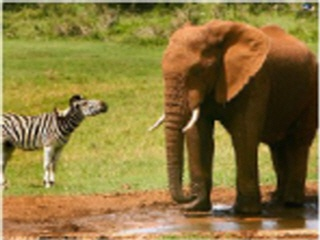
#> input picture OpenCV/opencv4 old/images/img1.jpg, 320 x 240 px
$ jupyter execute --allow-errors '2.1 산술 및 논리연산.ipynb'
#> lines starting #> are read from the running program, lines starting #| are printed output that depends on the picture; after the words box and inside, x2 and y2 are one past the last pixel; in counts of white or black regions, pixels touching at a corner belong together
### OpenCV/opencv4 old/imgRead.py
import cv2

# 영상을 불러오기
def imgRead(imgPath, imgReadType, imgResWidth, imgResHeight):
    img = cv2.imread(imgPath, imgReadType)
    if imgResHeight != 0 | imgResWidth != 0:
        img = cv2.resize(img, (imgResWidth, imgResHeight))

    return img

### OpenCV/opencv4/createFolder.py
import os

# 폴더 생성하기
def createFolder(dir):
    try:
        if not os.path.exists(dir):
            os.makedirs(dir)
    except OSError:
        print ('Error: createFolder')

### OpenCV/opencv4 old/2.1 산술 및 논리연산.ipynb
## 02. 영상처리기본연산

[cell 1]
#산술 및 논리 연산 예제 (c2_arithmeticLogical.py)

# 관련 라이브러리 선언
import numpy as np
import cv2
from imgRead import imgRead # Code 로 있음, 설치가능
from createFolder import createFolder

[cell 2]
import cv2

# 영상을 불러오기
def imgRead(imgPath, imgReadType, imgResWidth, imgResHeight):
#> called with imgPath = './images/img1.jpg', imgReadType = -1, imgResWidth = 320, imgResHeight = 240
    img = cv2.imread(imgPath, imgReadType)
#> img is the input picture: shape (240, 320, 3); mean B, G, R 60.1, 118.6, 138.3
    if imgResHeight != 0 | imgResWidth != 0:
        img = cv2.resize(img, (imgResWidth, imgResHeight))

    return img

[cell 3]
# 영상 읽기
# 이미지 크기 리사이즈 후 통일

images = []

img1 = imgRead("./images/img1.jpg", cv2.IMREAD_UNCHANGED, 320, 240)
img2 = imgRead("./images/img2.jpg", cv2.IMREAD_UNCHANGED, 320, 240)
#> call 2 of imgRead, with imgPath = './images/img2.jpg', imgReadType = -1, imgResWidth = 320, imgResHeight = 240
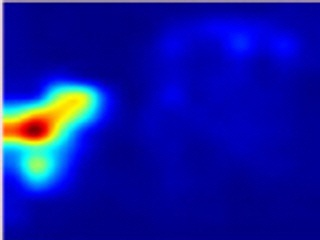
#> input picture OpenCV/opencv4 old/images/img2.jpg, 320 x 240 px
#> in imgRead, img is the input picture: shape (240, 320, 3); mean B, G, R 164.4, 22, 14
img3 = imgRead("./images/img3.jpg", cv2.IMREAD_UNCHANGED, 320, 240)
#> call 3 of imgRead, with imgPath = './images/img3.jpg', imgReadType = -1, imgResWidth = 320, imgResHeight = 240
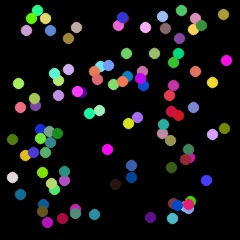
#> input picture OpenCV/opencv4 old/images/img3.jpg, 240 x 240 px
#> in imgRead, img is the input picture: shape (240, 240, 3); mean B, G, R 21.7, 20.8, 21.4
img4 = imgRead("./images/img4.jpg", cv2.IMREAD_UNCHANGED, 320, 240)
#> call 4 of imgRead, with imgPath = './images/img4.jpg', imgReadType = -1, imgResWidth = 320, imgResHeight = 240
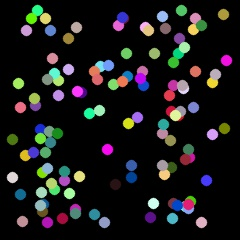
#> input picture OpenCV/opencv4 old/images/img4.jpg, 240 x 240 px
#> in imgRead, img is the input picture: shape (240, 240, 3); mean B, G, R 26.7, 26.3, 26.5
img5 = imgRead("./images/img5.jpg", cv2.IMREAD_GRAYSCALE, 320, 240)
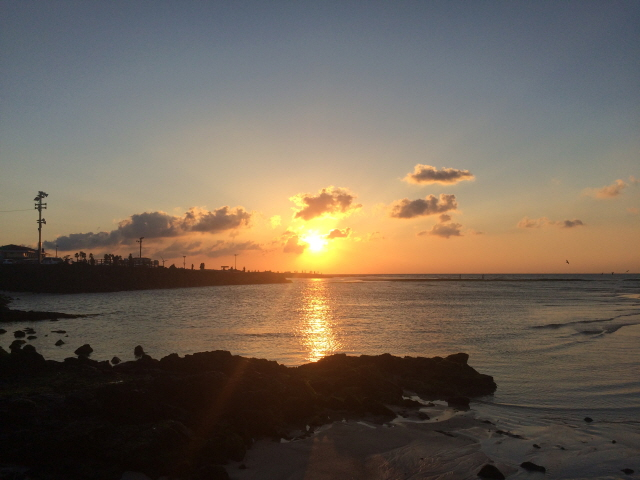
#> input picture OpenCV/opencv4 old/images/img5.jpg, 640 x 480 px

[cell 4]
print("img5 shape:", img5.shape)
#| img5 shape: (240, 320)

[cell 5]
# 마스크 선언 및 초기화
mask = np.full(shape=img5.shape, fill_value=0, dtype=np.uint8) # (세로, 가로) -> (240,320)
# mask = (240, 320)
#세로(y), 가로(x)
h, w = img5.shape
#> h = 240; w = 320

x = (int)(w/2) - 60;
#> x = 100
y = (int)(h/2) - 60
#> y = 60

#직사각형
cv2.rectangle(mask, (x,y), (x+120, y+120), (255,255,255), -1)
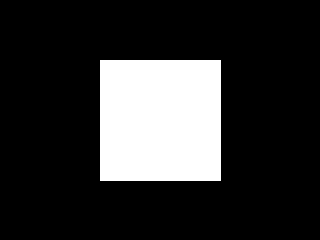
#> mask: shape (240, 320); 19.1% white; 1 white region, box (x1, y1, x2, y2) and area: (100, 60, 221, 181) 14641
#마스크로

[cell 6]
print(x)
#| 100
print(y)
#| 60

[cell 7]
mask.shape
#> Out = (240, 320)

[cell 8]
# 산술 및 논리 연산 수행
ress = []
ress.append(cv2.add(img1, img2)) # 코끼리,
ress.append(cv2.addWeighted(img1, 0.5, img2, 0.5, 0)) # 열화상 , 가증치 0.5 설정

ress.append(cv2.subtract(img3, img4)) # img3- img4
ress.append(cv2.absdiff(img3, img4))

ress.append(cv2.bitwise_not(img5)) # 비트연산 수행
ress.append(cv2.bitwise_and(img5, mask))

[cell 9]
# 결과 영상 출력
displays = [("input1", img1),
            ("input2", img2),
            ("input3", img3),
            ("input4", img4),
            ("input5", img5),
            ("res1", ress[0]),
            ("res2", ress[1]),
            ("res3", ress[2]),
            ("res4", ress[3]),
            ("res5", ress[4]),
            ("res6", ress[5]),]


for (name, out) in displays:
    cv2.imshow(name, out)
#> this loop made 11 passes
#> name on passes 1 to 11: 'input1', 'input2', 'input3', 'input4', 'input5', 'res1', 'res2', 'res3', 'res4', 'res5', 'res6'

[cell 10]
cv2.imshow('img5', img5)

[cell 11]
# 키보드 입력을 기다린 후 모든 영상창 닫기
cv2.waitKey(0)
cv2.destroyAllWindows()

[cell 12]
cv2.waitKey(1)
#> Out = 27

# 밝기(명암비) Contrest 조절

[cell 13]
#영상 명암비 조절 예제 (c2_contrast.py)

import numpy as np
# 관련 라이브러리 선언
import cv2
from imgRead import imgRead
from createFolder import createFolder

# 영상 읽기
img1 = imgRead("./images/img5.jpg", cv2.IMREAD_GRAYSCALE, 320, 240)

[cell 14]
# 영상 읽기
img1 = imgRead("./images/img5.jpg", cv2.IMREAD_GRAYSCALE, 320, 240)

[cell 15]
# 영상 명암비 조절 변수 선언 및 초기화
multi_lut = np.full(shape=[256], fill_value=0, dtype=np.uint8)
log_lut = np.full(shape=[256], fill_value=0, dtype=np.uint8)
invol_lut = np.full(shape=[256], fill_value=0, dtype=np.uint8)
sel_lut = np.full(shape=[256], fill_value=0, dtype=np.uint8)

[cell 16]
import math

print(math.e) # 자연상수
print(math.log(math.e))
print(np.log(np.e))

[cell 17]
#제곱
print(math.pow(2,3)) # return 실수
print(np.power(2.0,3)) #return 입력값형식동일

[cell 18]
#제곱 : 2의 3승
print(2,0 **3)
print(math.pow(2,3))
print(np.power(2,3))

print(np.log(1+255)) #5.545177444479562
print(math.pi)

[cell 19]
#5를 밑으로하는 25의 로그
print(math.log(25,5))# 25 = 5 ** 2

[cell 20]
multi_v = 2
gamma1 = 0.1
gamma2= 0.6
thres1 = 5
thres2 = 100

#로그 , 파워 의 성질을 이용해 명암비를 조절 한다.
max_v_log = 255 / np.log(1 + 255)   #로그 (자연상수 e 를 밑으로 하는 로그)
max_v_invol = 255 / np.power(255, gamma1) # 제곱
max_v_sel = 100 / np.power(thres2, gamma2) # 제곱

[cell 21]
for i in range(256):
    val = i * multi_v
    if val > 255 : val = 255 # val 의 최대값이 255 까지
    multi_lut[i] = val
    log_lut[i] = np.round(max_v_log * np.log(1+i))
    invol_lut[i] = np.round(max_v_invol * np.power(i, gamma1))

    if i < thres1 : sel_lut[i] = i
    elif i > thres2 : sel_lut[i] = i
    else: sel_lut[i] =  np.round(max_v_sel * np.power(i, gamma2))

[cell 22]
# 명암비 조절
#LUT : Look up Table
# performs a look-up table transform of a array
# 특정 값에 해당하는 결과 값이 저장 되어 있는 테이블 이다.
ress = []
ress.append(cv2.LUT(img1, multi_lut)) # Param: Source, LUT, DST :output array
ress.append(cv2.LUT(img1, log_lut))  # 로그 변환
ress.append(cv2.LUT(img1, invol_lut)) # 거듭 제곱
ress.append(cv2.LUT(img1, sel_lut))

[cell 23]
# 결과 영상 출력
displays = [("input1", img1),
            ("res1", ress[0]),
            ("res2", ress[1]),
            ("res3", ress[2]),
            ("res4", ress[3])]
for (name, out) in displays:
    cv2.imshow(name, out)
#> this loop made 5 passes

[cell 24]
# 키보드 입력을 기다린 후 모든 영상창 닫기
cv2.waitKey(0)
cv2.destroyAllWindows()

[cell 25]
# 영상 저장
save_dir = './code_res_imgs/c2_contrast'
createFolder(save_dir)
for (name, out) in displays:
    cv2.imwrite(save_dir + "/" + name + ".jpg", out)

[cell 26]
#%%
cv2.waitKey(1)
#> Out = 27

## 히스토그램 계산 예제 (c_histogram1.py)

[cell 27]
# 관련 라이브러리 선언
import numpy as np
import cv2
from matplotlib import pyplot as plt
from imgRead import imgRead
from createFolder import createFolder

[cell 28]
# 영상 읽기
img1 = imgRead("./images/img5.jpg", cv2.IMREAD_GRAYSCALE, 320, 240)

[cell 29]
# 히스토그램 계산
ch1 = [0]; ch2 = [0]; ch3 = [0] # 그레이 영상에 대한 3가지 체널 0-5

ranges1 = [0, 256] # 히스토그램을 구하고자 하는 구간 설정
ranges2 = [0, 128] #
ranges3 = [128, 256] #

# 총 빈(bean)의 갯수
# 빈과 Ranges 가 동일한 인덱스를 가지지 않는다.(주의)
histSize1 = [256]
histSize2 = [128]
histSize3 = [128]

[cell 30]
# 히스토그램 계산
hist1 = cv2.calcHist([img1], ch1, None, histSize1, ranges1)
#> hist1 = 256 values, max 716 at index 142, min 0 at index 0, mean 300
hist2 = cv2.calcHist([img1], ch2, None, histSize2, ranges2)
#> hist2 = 128 values, max 653 at index 11, min 0 at index 0, mean 386.9
hist3 = cv2.calcHist([img1], ch3, None, histSize3, ranges3)
#> hist3 = 128 values, max 716 at index 14, min 7 at index 120, mean 213.1

[cell 31]
# 히스토그램 출력 및 저장
bin_x1 = np.arange(256)
bin_x2 = np.arange(128)
bin_x3 = np.arange(128) + 128

[cell 32]
plt.title("Histogram")
plt.xlabel("Bin")
plt.ylabel("Frequency")

plt.plot(bin_x1, hist1, color='b')
plt.bar(bin_x2, hist2[:,0], width=6,color='r')
plt.bar(bin_x3, hist3[:,0], width=6,color='g')

plt.grid(True, lw = 1, ls = '--', c= '.75')
plt.xlim([0,255])
#> figure, not shown here; tallest bar 653 high, from x = 8 to 14; tallest bar 716 high, from x = 139 to 145; curve peaks at x = 142, y = 716

[cell 33]
# 영상 저장
save_dir = './code_res_imgs/c2_histogram1'
createFolder(save_dir)
plt.savefig(save_dir + "/" + "hist.png")

plt.show()

# 히스토그램 평활화 예제 (c2_histogramEqualization.py)

[cell 34]
# 영상 읽기
img1 = imgRead("./images/img6.jpg", cv2.IMREAD_GRAYSCALE, 320, 240)
#> call 4 of imgRead, with imgPath = './images/img6.jpg', imgReadType = 0, imgResWidth = 320, imgResHeight = 240
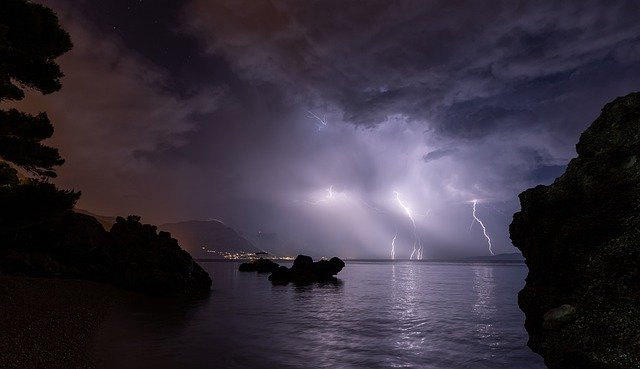
#> input picture OpenCV/opencv4 old/images/img6.jpg, 640 x 369 px

[cell 35]
#히스토그램 평활화 및 히스토그램 계산
res1 = cv2.equalizeHist(img1)
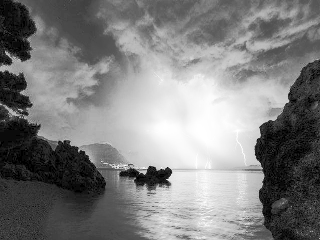
#> res1: shape (240, 320); min 0, max 255, mean 127.1
ch1 = [0]; ranges1 = [0, 256]; histSize1 = [256]
hist1 = cv2.calcHist([img1], ch1, None, histSize1, ranges1)
#> hist1 = 256 values, max 3285 at index 1, min 0 at index 234, mean 300
hist2 = cv2.calcHist([res1], ch1, None, histSize1, ranges1)
#> hist2 = 256 values, max 3285 at index 11, min 0 at index 1, mean 300

[cell 36]
#상수곱, 로그곱, 거급제곱 변환 기반 명암비 조절 및 히스토그램 계산
multi_lut = np.full(shape=[256], fill_value=0, dtype=np.uint8)
log_lut = np.full(shape=[256], fill_value=0, dtype=np.uint8)
invol1_lut = np.full(shape=[256], fill_value=0, dtype=np.uint8)
multi_v = 2; gamma1 = 0.4
thres1 = 5; thres2 = 100
max_v_log = 255 / np.log(1 + 255)
max_v_invol1 = 255 / np.power(255, gamma1)

for i in range(256):
    val = i * multi_v
    if val > 255 : val = 255
    multi_lut[i] = val
    log_lut[i] = np.round(max_v_log * np.log(1+i))
    invol1_lut[i] = np.round(max_v_invol1 * np.power(i, gamma1))

[cell 37]
# 명암비 조절
res2 = cv2.LUT(img1, multi_lut)
res3 = cv2.LUT(img1, log_lut)
res4 = cv2.LUT(img1, invol1_lut)
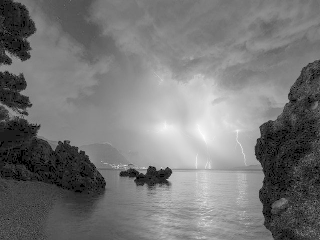
#> res4: shape (240, 320); min 0, max 253, mean 117.9

hist3 = cv2.calcHist([res2], ch1, None, histSize1, ranges1)
#> hist3 = 256 values, max 5964 at index 255, min 0 at index 1, mean 300
hist4 = cv2.calcHist([res3], ch1, None, histSize1, ranges1)
#> hist4 = 256 values, max 3285 at index 32, min 0 at index 1, mean 300
hist5 = cv2.calcHist([res4], ch1, None, histSize1, ranges1)
#> hist5 = 256 values, max 3285 at index 28, min 0 at index 1, mean 300

[cell 38]
# 히스토그램 출력 및 결과 저장
bin_x = np.arange(256)
fig_index = 0

save_dir = './code_res_imgs/c2_histogramEqualization'

createFolder(save_dir)
display_img = [("input1", img1),
            ("res1", res1),
            ("res2", res2),
            ("res3", res3),
            ("res4", res4)]

for (name, out) in display_img:
    cv2.imshow(name, out)
    cv2.imwrite(save_dir + "/" + name + ".jpg", out)

dlsplay_hist = [("Input Histogram", hist1),
                ("Equalization-convert Histogram", hist2),
                ("Multiply-convert Histogram", hist3),
                ("log-convert Histogram", hist4),
                ("Invil-convert Histogram", hist5)]

for (name, out) in dlsplay_hist:
    plt.figure(fig_index)
    plt.title(name); plt.xlabel("Bin"); plt.ylabel("Frequency")
    plt.bar(bin_x, out[:,0], width=6, color='g')
    plt.grid(True, lw=1, ls='--', c='.75')
    plt.xlim([0, 255])
    plt.savefig(save_dir + "/" + name + ".png")
    fig_index += 1
#> this loop made 5 passes
#> after the loop, fig_index = 5


plt.show()
#> figure, not shown here; tallest bar 5964 high, from x = 252 to 258
#> figure, not shown here; tallest bar 3285 high, from x = 29 to 35
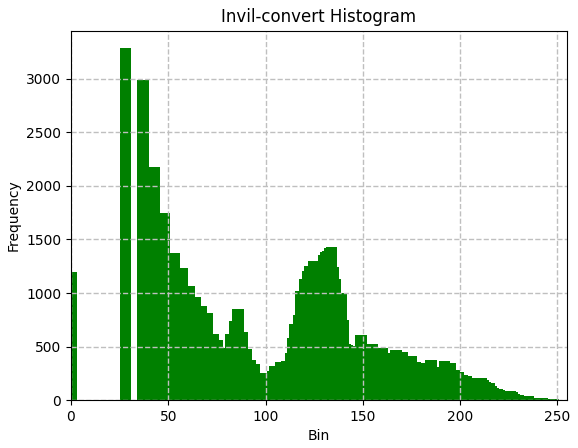
#> figure drawn by matplotlib, 1 panel; tallest bar 3285 high, from x = 25 to 31

[cell 39]
# 키보드 입력을 기다린 후 모든 영상창 닫기
cv2.waitKey(0)
cv2.destroyAllWindows()

[cell 40]
cv2.waitKey(1)
#> Out = 27

[cell 41]
# 히스토그램 역투영 예제 (c2_histogramBackprojection.py)

#> (a cell that did not finish here is left out)

#> (a cell that did not finish here is left out)

[cell 44]
# 입력 히스토그램 생성
ch1 = [0]; ranges1 = [0, 256]; histSize1 = [256]; bin_x1 = np.arange(256)
#> (the rest of this cell did not finish here and is left out)

#> (a cell that did not finish here is left out)

#> (a cell that did not finish here is left out)

[cell 47]
cv2.rectangle(img1, (200, 110), (240, 150), (255, 255, 255), 2) #마스크 박스 치기
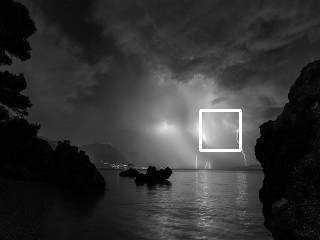
#> img1: shape (240, 320); min 0, max 255, mean 50.8
cv2.imshow("img1+mask", img1)
cv2.imshow("res1(binary)", res1)
cv2.imshow("res1(overlap)", res2)

[cell 48]
# 히스토그램 출력 및 결과 저장
save_dir = './code_res_imgs/c4_3'
createFolder(save_dir)
cv2.imwrite(save_dir + "/" + "input1.png", img1)
cv2.imwrite(save_dir + "/" + "res1.png", res1)
cv2.imwrite(save_dir + "/" + "res2.png", res2)
#> Out = True

#> (a cell that did not finish here is left out)

#> (a cell that did not finish here is left out)

[cell 51]
plt.show()

# 키보드 입력을 기다린 후 모든 영상창 닫기
cv2.waitKey(0)
cv2.destroyAllWindows()

[cell 52]
cv2.waitKey(1)
#> Out = 27
